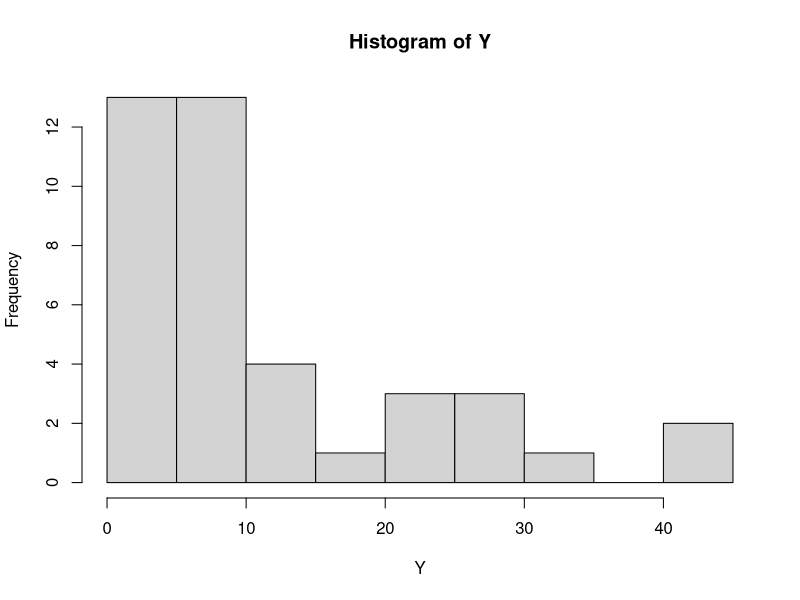
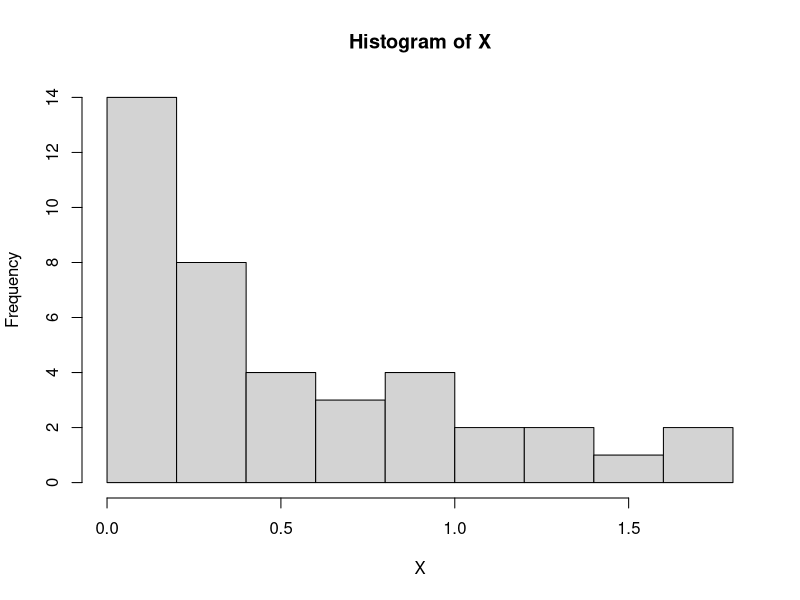
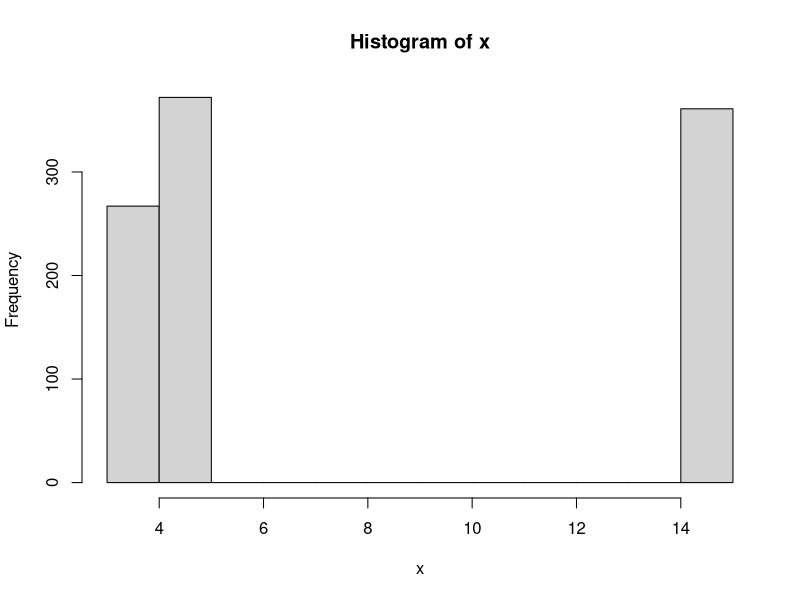
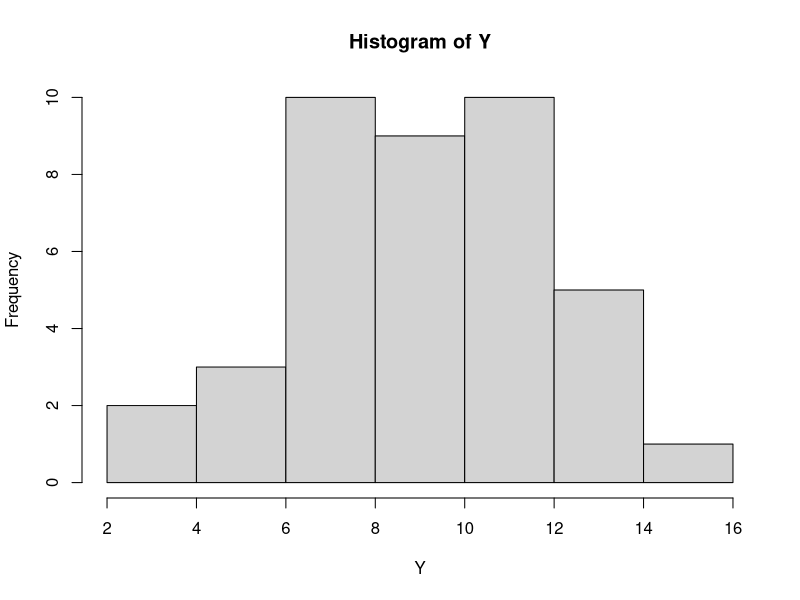
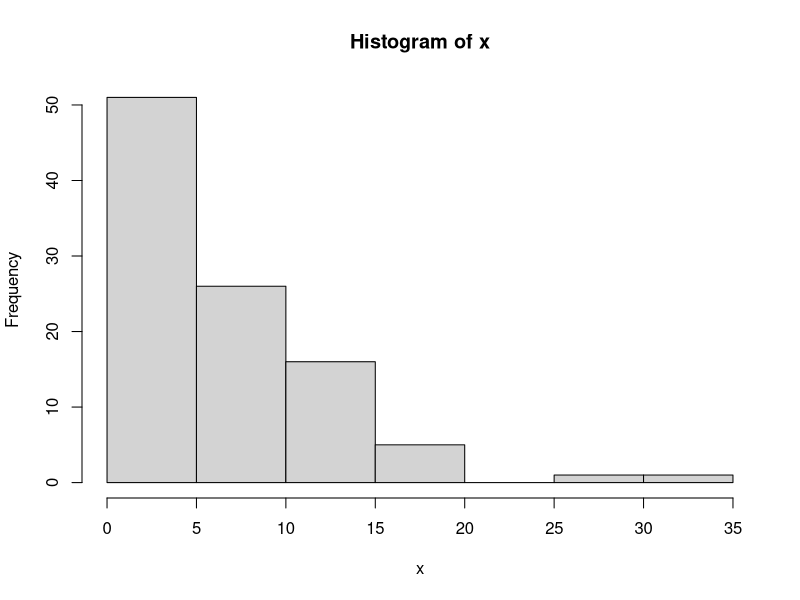
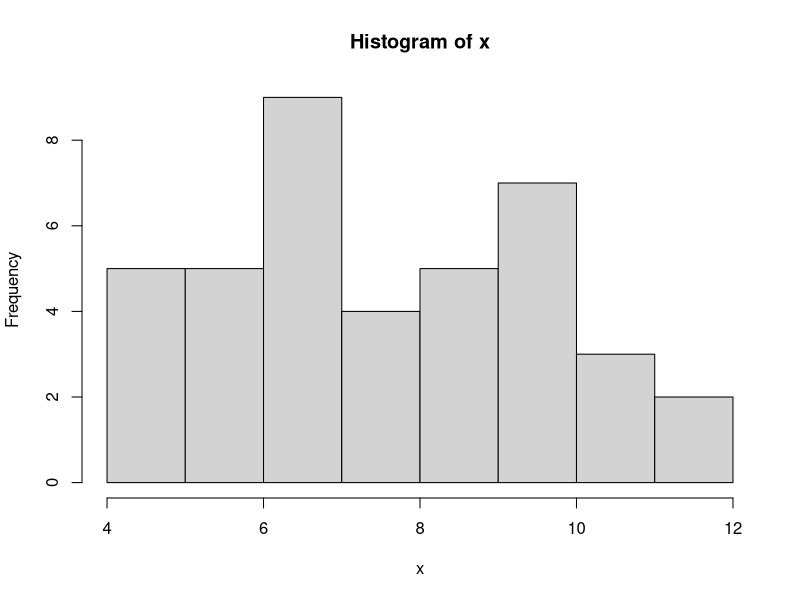
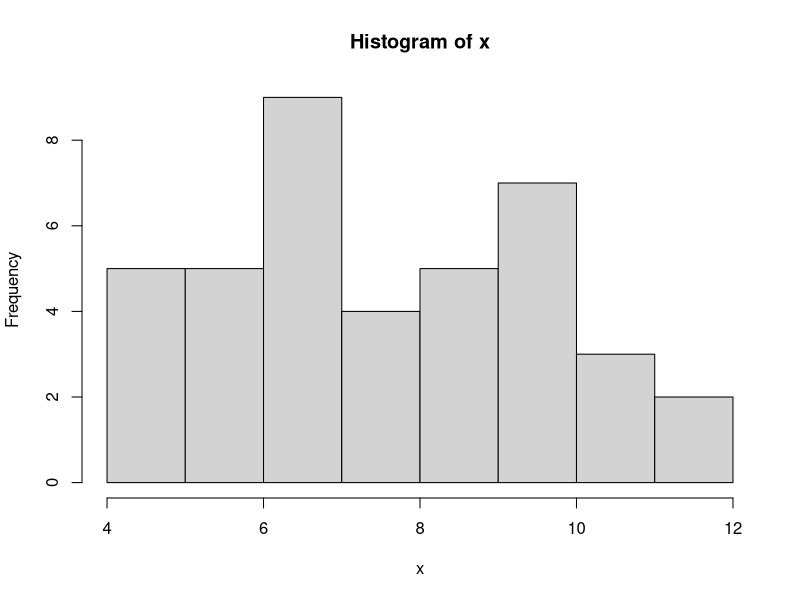
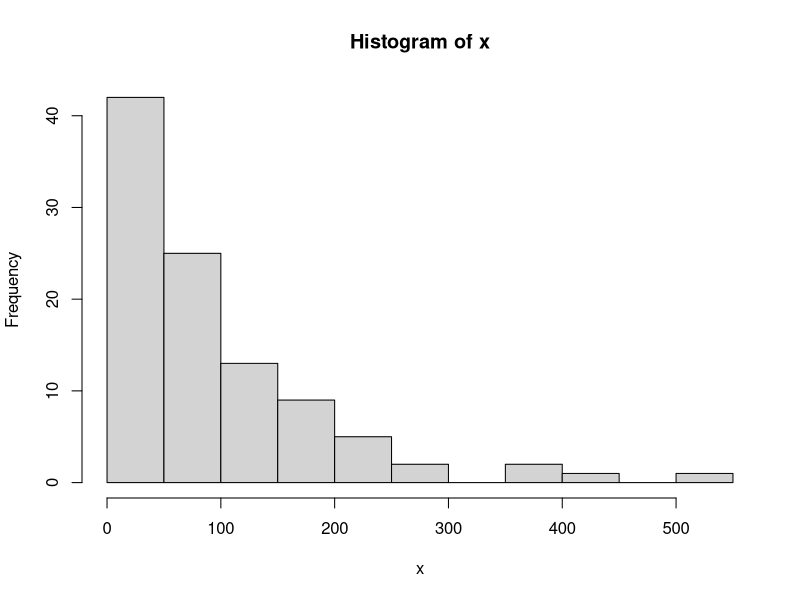

Source code (R) for these figures, in order:
# Практичен R февруари 2020 Г1
# Задача 1. (2) Во една амбуланта секој час пристигнуваат пациенти со рата 10 на час. Симулирајте 100 вредности од случајната променлива која го опишува овој процес. Која е оценката за очекуваниот број на пациенти? Која е теориската веројатност дека во наредниот час ќе дојдат 15 пациенти?

X = rpois(100,10)
log.l <- function( lambda= 7){
  r=dpois(X, lambda);
  -sum(log(r));
}
library(stats4);
mle(log.l)
teor <- (10^15 * exp(-10)) / factorial(15)
teor
funk <- dpois(15,10)
funk


# Задача 2.  Време на преглед за секој пациент е случајна променлива  Y. Во една амбуланта добиен е следниот примерок за Y
# c(1.13,1.83, 13.14, 41.22, 27.19,  7.13,  6.94, 24.22, 31.77,  1.03,  7.80, 26.90,  2.27,  3.21, 19.01,  5.98,  6.57, 9.47,  1.29,  6.99, 28.12,  6.13, 13.91, 21.37, 12.23,  7.29, 13.93, 40.32,  0.17,  7.23,  4.44,  3.59,  0.16, 22.27, 7.32,  4.82,  6.04,  3.80,  3.23,  6.04)

Y = c(1.13,1.83, 13.14, 41.22, 27.19,  7.13,  6.94, 24.22, 31.77,  1.03,  7.80, 26.90,  2.27,  3.21, 19.01,  5.98,  6.57, 9.47,  1.29,  6.99, 28.12,  6.13, 13.91, 21.37, 12.23,  7.29, 13.93, 40.32,  0.17,  7.23,  4.44,  3.59,  0.16, 22.27, 7.32,  4.82,  6.04,  3.80,  3.23,  6.04)

min(Y);max(Y);mean(Y);median(Y);sd(Y);var(Y);range(Y);IQR(Y);quantile(Y);sum(Y);
hist(Y)

log.m <- function(lambda = 7){
  r = dexp(Y,lambda)
  -sum(log(r))
}
library(stats4);
mle(log.m)
#lambda = 0.087 spored MPO

lambda = 0.087
#pravime Kolmogorov smirnov test za r-ba bidekji Y e od ANT
#h0: Y ima eksp r-ba
#ha: Y nema eksp r-ba
ks.test(Y, "pexp", lambda)
#PVAL=0.4854>0.05;h0 se prifakja; Y ima eksp r-ba

#h0: mu = 20
#h1: mu != 20
t.test(Y, alt="two.sided",mu=20,cong.level=0.95)


#Задача 3. (2) Од Grouper  ги имаме следните податоци: од 12 зделки за кои се продадени над 200 ваучери, 5 се со попусти над 50%, а 7 под 50%. Од 24-те зделки за кои биле продадени од 0 до 199 ваучери, 16 биле со попусти под 50%, а останатите со попуст над 50 %. Ако случајната променлива Х е процент на попуст, а У број на продадени ваучери, со ниво на значајност 0.05, тестирај дали постои зависност меѓу нив. 

#X- br na popust
#Y- br na prodadeni vauceri
pod <- matrix(c(7,16,5,8), 2,2, byrow=T)
dimnames(pod) <- list(c("pod 50", "nad 50"), c(">200", "0-199"))
pod

#so hi kvadrat testirame nez na obelezja
#h0: Xi Y se nez
#ha: X i Y se zavisni
chisq.test(pod, correct=FALSE)
#pval = 0.6236>0.05 ;se prifakja h0; nezavisni se


# juni 2017
# 1. (2+3) а) Вп кутија има еднп белп и 10 црни тппчиоа. Еден експеримент се спстпи пд влечеое на
# еднп тппче сп враќаое, се’ дпдека не се извлече белптп тппче. Нека X е случајната прпменлива
# кпја гп дава брпјпт на влечеоа вп еден експеримент.
# а) Да се направат 50 симулации на експериментпт и статистички да се пбрабптат.
# б) Од дпбиенипт примерпк да се најде интервал на дпверба за прпсечнипт брпј на влечеоа вп
# еден експеримент. Да се пдгпвпри дали теприската вреднпст ЕХ се напда вп интервалпт на
# дпверба. Да се тестира хипптезата дека прпсечнипт брпј на влечеоа дп ппјавуваое на белптп
# тппче е 5.

x <- rgeom(50,1/11)
min(x);max(x);mean(x);median(x);sd(x);var(x);range(x);IQR(x);quantile(x);sum(x);
interval = function(t,alpha){
  m = mean(t)
  s = sd(t)
  n = length(t)
  z = qnorm(1-alpha/2)
  c(m-z*s/sqrt(n),m+z*s/sqrt(n))
}
interval(x,0.95)
mean(x)

#h0: mu = 5
#ha: mu!=5
t.test(x,alt="two.sided",mu=5,conf.level=0.95)
# se prifakja ha

#2. (1/2.5) На еден сервер пристигнуваат ппраки на случаен начин, при штп вп ист мпмент не
# пристигнува ппвеќе пд една ппрака. Дадени се времиоата на чекаое ппмеду ппследпвателнп
# пристигнати ппраки.
# x=c(0.053, 0.246, 0.528, 0.233, 0.161, 1.749,0.690, 0.097, 0.839, 0.122, 0.093, 0.525, 0.952, 1.601,1.059,
#   0.395, 1.286, 0.0143,0.009, 0.268, 0.0334, 0.807, 0.102, 0.043, 0.795, 0.280, 0.067, 0.747, 0.449, 0.060,
#   0.395, 0.079, 0.365, 1.379, 0.042, 0.560, 0.205, 1.099, 1.444, 0.832)

X <- c(0.053, 0.246, 0.528, 0.233, 0.161, 1.749,0.690, 0.097, 0.839, 0.122, 0.093, 0.525, 0.952, 1.601,1.059,0.395, 1.286, 0.0143,0.009, 0.268, 0.0334, 0.807, 0.102, 0.043, 0.795, 0.280, 0.067, 0.747, 0.449, 0.060,0.395, 0.079, 0.365, 1.379, 0.042, 0.560, 0.205, 1.099, 1.444, 0.832)
hist(X)
# momenti
l = mean(X)
1/l

# maksimalna podobnost
log.l <- function( lambda= 1){
  r=dexp(X, lambda);
  -sum(log(r));
}
library(stats4);
mle(log.l)

#3. (2.5) Завпдпт за статистика сака да направи испитуваое дали зарабптувачката на младите е
# независна пд степенпт на пбразпвание. Сп испитуваое на случаен примерпк пд 300 млади на
# впзраст пд 30 гпдини ја дпбиле следната табела
# Штп заклучиле вп Завпдпт за статистика?

X = matrix(c(82,74,48,96),2,2,byrow = T)
chisq.test(x,correct = T)
# p-val > alfa, h0 se prifakja


# sept 2020
# 1. На една автобуска станица минуваат автобусите 3,5, 15 и пристигнуваат независно еден по друг со веројатности 0.25, 0.4 и 0.35 соодветно. Се разгледува поминувањето на 1000 автобуси.
# a) Симулирајте една реализација на експериментот
# б) Пресметајте ги дескриптивните статистики и нацртајте хистограм
# в) Пресметајте ја релативната фреквенција на појавување на автобусот 3-ка од симулацијата под а)

#a)
x = sample(c(3,5,15),1000,replace=T,prob=c(0.25,0.4,0.35))
#b)
sum(x);var(x);sd(x);mean(x);min(x);max(x);range(x);IQR(x);quantile(x);hist(x);
#v)
length(x[x==3])/length(x)


# 2.На една постојка поминуваат само автобусите 3-ка и 15-ка. Се разгледува поминувањето на автобусот 3-ка се додека не помине 3-ка точно три пати. Да се оцени непознатиот параметар со МПО. 

Y <- c(5,  7 , 5,  8 , 9,  7,  5,  6 , 4 , 8) #Y~NB(3, p)
log.l <- function(p=0.5){
  k=3;
  r = dnbinom(Y-k , k, p);
  -sum(log(r));
}
library(stats4);
mle(log.l)


# 3. Пресметан е просечниот број на новозаболени од ковид19? Во 15 последователни дена. По отварањето на границите повторно е пресметан просечниот број на новозаболени. Дали можеме да заклучиме дека просечниот борј на новозаболени е поголем по отварањето на границите? Да предпоставиме дека двата примероци имаат исти дисперзии.

before <- c(121, 125, 130, 145, 160, 180, 145, 184, 178, 169, 178 ,179 ,154,
            155, 165) #n=15
after <- c(125, 132, 135, 169, 132, 188, 198, 200, 202,
           145, 154, 178, 141, 122, 131, 128, 118, 145, 185, 158) #n=20
# ista disperzija - mal primerok se koristi t test za dva primeroka
# h0: ist mean, Ha: razlicen
t.test(before,after,alt="greater",var.equal = T)# p>alfa -> h0 se prifakja


# 4. Дадена беше табела со податоци со студенти и насоките на кои шо се запишале на факс.

x = matrix(c(35,55,85,80,135,145,115,120),4,2,byrow=T)
x
chisq.test(x,correct=T)
# p> alfa se prifakja h0 se nezavisi


# januarti 2020 g2


# Задача 1. (2) Време на работа со патници на еден граничен премин е случајна променлива Х (со рата 15 мин). Симулирајте 100 вредности од  Х. Која е оценката за очекуваното време на работа со патници? Која е теориската веројатност дека наредниот патник ќе се задржи на преминот  барем 10 минути?

x = rexp(100,15)
x
ex = 1 /mean(x)
ex

1 - dexp(10,1/15)

# Задача 2. На граничниот премин пристигнуваат автомобили (независно еден од друг). Нека У е сл. променлива која го дава бројот на автомобили во еден час. Даден е следниот примерок од У 
# c(7,  8, 11,  8, 12, 13, 14,  7, 10, 12,  6, 11,  7,  9,  6,  3,  8, 12, 10,  4, 11, 10,  7,  8, 14, 13,  7,  9, 11,  9,  8, 16, 12, 12, 5, 13,  9, 10, 11,  9)
# а) (1) Да се обработат статистички овие податоци (дескриптивни статистики, хистограм).
# б) (1+2) Да се направи претпоставка за распределбата од која доаѓаат податоците. Да се направи оценка за  параметарот со метод на максимална подобност. Да се тестира дали податоците доаѓаат од претпоставената распределба (
# в) (2) Да се тестира хипотезата дека просечниот брон на автомобили е 15, наспроти алтернативната хипотеза дека е поголем  од 15 .

#a)
Y = c(7,  8, 11,  8, 12, 13, 14,  7, 10, 12,  6, 11,  7,  9,  6,  3,  8, 12, 10,  4, 11, 10,  7,  8, 14, 13,  7,  9, 11,  9,  8, 16, 12, 12, 5, 13,  9, 10, 11,  9)
sum(Y);var(Y);sd(Y);mean(Y);min(Y);max(Y);range(Y);IQR(Y);quantile(Y);hist(Y);

#b)
# Y~ pois
log.L = function(lam = 5){
  r = dpois(Y,lam)
  -sum(log(r))
}
library(stats4)
mle(log.L)

chisq.test(Y,dpois(Y,9.54))

#v)
t.test(Y,mu=15,alt="greater")

# Задача 3. (2) Од Grouper  ги имаме следните податоци: од 12 зделки за кои се продадени над 200 ваучери, 5 се со попусти над 50%, а 7 под 50%. Од 24-те зделки за кои биле продадени од 0 до 199 ваучери, 16 биле со попусти под 50%, а останатите со попуст над 50 %. Ако случајната променлива Х е процент на попуст, а У број на продадени ваучери, со ниво на значајност 0.05, тестирај дали постои зависност меѓу нив. 

x = matrix(c(5,7,8,16),2,2,byrow = T)
colnames(x)=c("pod 50","nad 50")
rownames(x)=c("200","<200")
x

chisq.test(x,correct = F)

# tekstot na zadacive go ima vo fb grupata vis

# 2014/2015 
# zadaca 1
#a)
x = rexp(100,1/6)
min(x);max(x);mean(x);sd(x);IQR(x);var(x);quantile(x);sum(x);range(x);hist(x);
#b)
1 - pexp(1/4,1/6)
#v)
Y=c(0.139949895, 0.067040492, 0.870743696, 0.028843486, 0.129958534, 0.002069600,
    0.148733045, 0.435783069, 0.016266783, 0.439330805, 0.248336550, 0.141990803,
    0.115508388, 0.088883181, 0.602650303, 0.203305696, 0.302216169, 0.006328214,
    0.011383270, 0.004067436);
ks.test(rexp(20,1/6),Y)
# se prifakja Ha - ne se ista raspredelba
# nova h0 : poasonova
chisq.test(rpois(20,1/6),Y,correct = F)
# h0 se prifakja
#g)
# momenti
1/mean(x)
# mle
log.L = function(lam = 0.16){
  r = dexp(Y,lam)
  -sum(log(r))
}
library(stats4)
mle(log.L)


# zadaca 2

x = matrix(c(26,18,12,20),2,2,byrow = T)
chisq.test(x,correct = F)
#p>alfa h0 se prifakja tie se nezavisni


# 02.03.2015
# zadaca 1
#a)
x = rpois(40,8)
min(x);max(x);mean(x);sd(x);IQR(x);var(x);quantile(x);sum(x);range(x);hist(x);
#b)
1 - ppois(4,8)
#v)
pred=c(8, 12, 9, 11, 15, 11, 12, 13, 11, 9);
potoa=c(8, 8, 13, 12, 12, 11, 10, 7, 13, 11, 12, 9, 13, 12, 11);

log.L = function(lambda = 10){
  r = dpois(potoa,lambda)
  -sum(log(r))
}
library(stats4)
mle(log.L)

chisq.test(rbind(pred,potoa))
# p>alfa H0 se prifakja

t.test(potoa,mu=10,alt="greater",conf.level = 0.99)
# p>alfa h0 se prifakja ne se zgolemila


# 02.03.2015 gr2

# zadaca 1
#a)
X = rbinom(30,20,0.4)
X;min(X);max(X);mean(X);sd(X);var(X);range(X);quantile(X);sum(X);IQR(X);hist(x);
#b)
qbinom(0.5,20,0.4)
#v)
pred=c(8,12,7,4,8,8,6,8,9,7,6,12,7,10,7);
potoa=c(13,16,14,8,12,14,16,11,13,10,12,12,14,5,15,9,11,13,8,12,9,15);

log.L = function(p = 0.5){
  r = dbinom(potoa,22,p)
  -sum(log(r))
}
library(stats4)
mle(log.L)

chisq.test(rbind(pred,potoa),correct = T)

t.test(potoa,mu=10,alt="greater",conf.level = 0.98)


# 06.2015
# zadaca 1

x = rbinom(40,30,0.5)
pbinom(10,30,0.5)

# zadaca 2
Log.L = function(lam = 5){
  r = dexp(x,lam)
  -sum(log(r))
}
library(stats4)
mle(Log.L)


# 09.2015
# zadaca 1
#a)
x = rgeom(100,0.01)
min(x);max(x);mean(x);sd(x);IQR(x);var(x);quantile(x);sum(x);range(x);hist(x);
#b)
pgeom(5,0.01)

# zadaca 2
X=c(6,5,10,7,7,8,6,5,2,2);
mean(X)
log.L = function(lam=6){
  r = dpois(X,lam)
  -sum(log(r))
}
library(stats4)
mle(log.L)

# zadaca 3
x = matrix(c(42,10,9,39),2,2,byrow = T)
colnames(x) = c("kuce","mace")
rownames(x) = c("maski","zenski")
x
chisq.test(x,correct = F)
#p<alfa -> Ha se prifakja, ne se nezavisni


# 09.2017
# zadaca 1
# a)
x = rbinom(100,10,0.6)
x
# b)
min(x);max(x);mean(x);sd(x);IQR(x);var(x);quantile(x);sum(x);range(x);hist(x);
# v)
dbinom(3,10,0.6)
length(x[x==3])/length(x)

# zadaca 2
x=c(5,3,2,1,2,7,4,1,3,1,2,4,1,2,4);
log.L = function(p = 0.5){
  r = dgeom(x,p)
  -sum(log(r))
}
library(stats4)
mle(log.L)

# zadaca 3
A=c(3.40,3.50,3.57,3.74,3.61,4.27,4.20,5.22);
B=c(4.09,5.50,4.08,3.93,4.74,4.36,3.32,4.86);
t.test(A,B,alt="less", var.equal=TRUE)

# zadaca 4
x = matrix(c(200,240,180,200),2,2,byrow=T)
chisq.test(x,correct = F)


# 09.2017 gr2
# zadaca 1
#a)
x = rbinom(100,15,0.7)
x
# b)
min(x);max(x);mean(x);sd(x);IQR(x);var(x);quantile(x);sum(x);range(x);hist(x);
# v)
length(x[x==5])/length(x)
dbinom(5,15,0.7)

# zadaca 2
X=c(4, 2, 1, 1, 4, 8, 3, 1, 2, 3, 8, 6, 2, 2, 3);

Log.L = function(p = 0.5){
  r = dgeom(X,p)
  -sum(log(r))
}
library(stats4)
mle(Log.L)

# zadaca 3
Model1=c(6.25, 4.61, 4.09, 7.24, 6.06, 4.83, 6.28);
Model2=c(7.64, 4.01, 4.68, 4.62, 6.28, 4.84, 5.60);
t.test(Model1,Model2,alt='less',var.equal=T)
# p>alfa h0 se prifakja, imaat isto vreme do rasipuvanje

#zadaca 4
x = matrix(c(180,150,60,40),nrow=2,ncol=2,byrow = T)
chisq.test(x,correct = F)
# p>alfa h0 se prifajka, se nezavisni


# 01.2018
# zadaca 1
x = rnbinom(100,5,0.7) + 5
min(x);max(x);mean(x);sd(x);IQR(x);var(x);quantile(x);sum(x);range(x);hist(x);
length(x[x==7])/length(x)

#zadaca 2
X=c(6, 5, 10, 7, 7, 8, 6, 5, 2, 2);
log.L=function(lambda=5)
{
  r=dpois(X, lambda);
  -sum(log(r));
}
library(stats4)
mle(log.L)

# zadaca 3
prva=c(9.3, 10.2, 10.9, 18.9, 17.8, 16, 19.3, 13.9, 16.2, 11.4);
vtora=c(19, 12, 13.5, 12, 14, 10.5, 12.8);
t.test(prva,vtora,var.equal=T, alt='less')
#p>alfa h0 se , isti mu

# zadaca 4
frequencies=c(0,1,2,3,4,5,6,7,8,9);
probabilities=c(1010,990,990,960,1020,1000,1000,1030,1020,980)/10000;
chisq.test(frequencies, probabilities);


# 6.2018
# zadaca 1
x = rbinom(100,5,0.5)
min(x);max(x);mean(x);sd(x);IQR(x);var(x);quantile(x);sum(x);range(x);hist(x);
length(x[x==3])/length(x)
dbinom(3,5,0.5)

# zadaca 2
domasni=c(5,3,4,2,2,1,3,4,3,3,1,4,2,4,2,1);
log.L=function(lambda=2)
{
  r=dpois(domasni,lambda);
  -sum(log(r));
}
library(stats4);
mle(log.L);

verojatnosti=c();
for(i in 1:16)
{
  verojatnosti[i]=dpois(i,2.75)
}
verojatnosti
chisq.test(domasni,verojatnosti)
